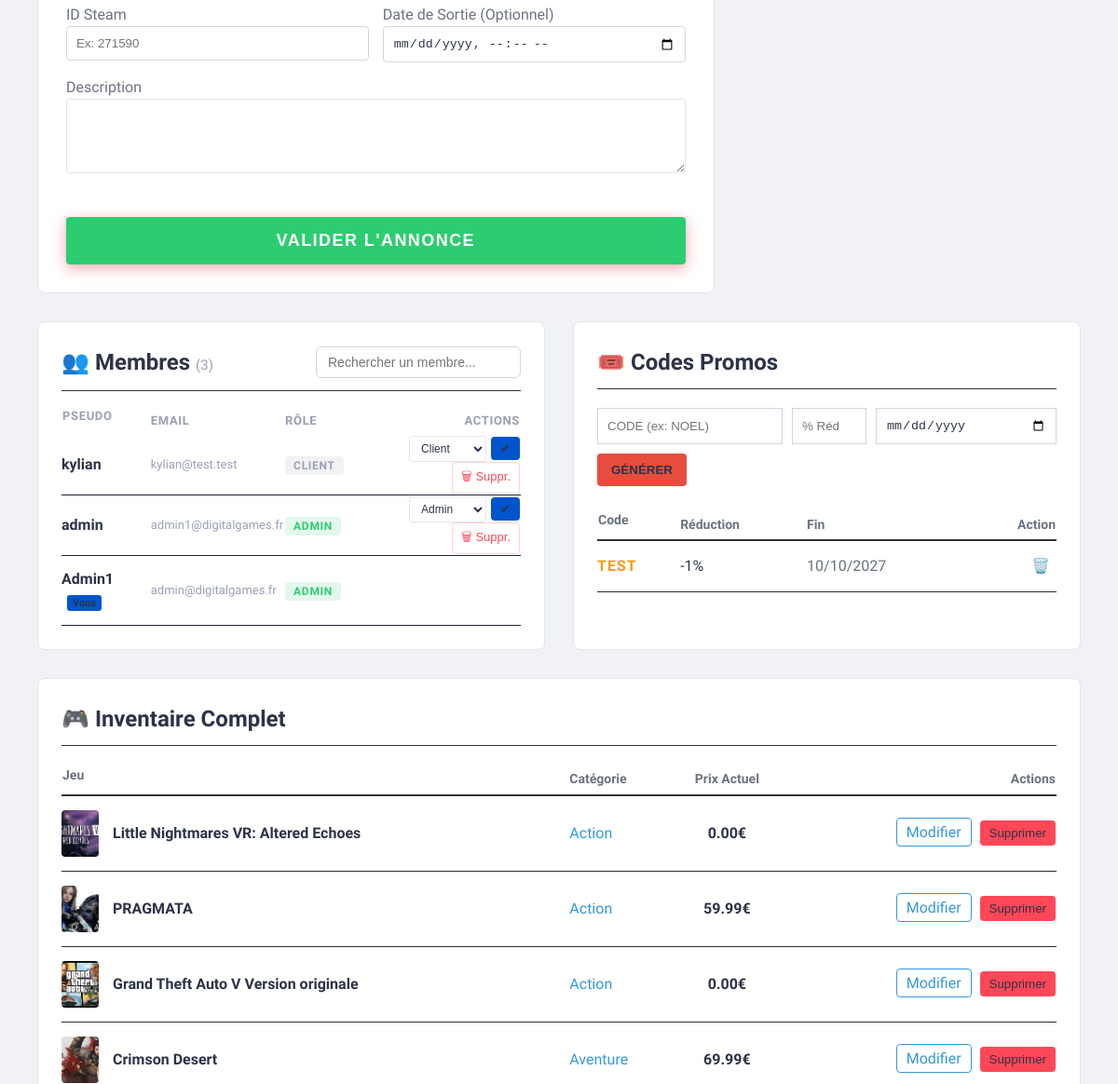
Page /admin.php (signed in, middle part) on the earlier database version.
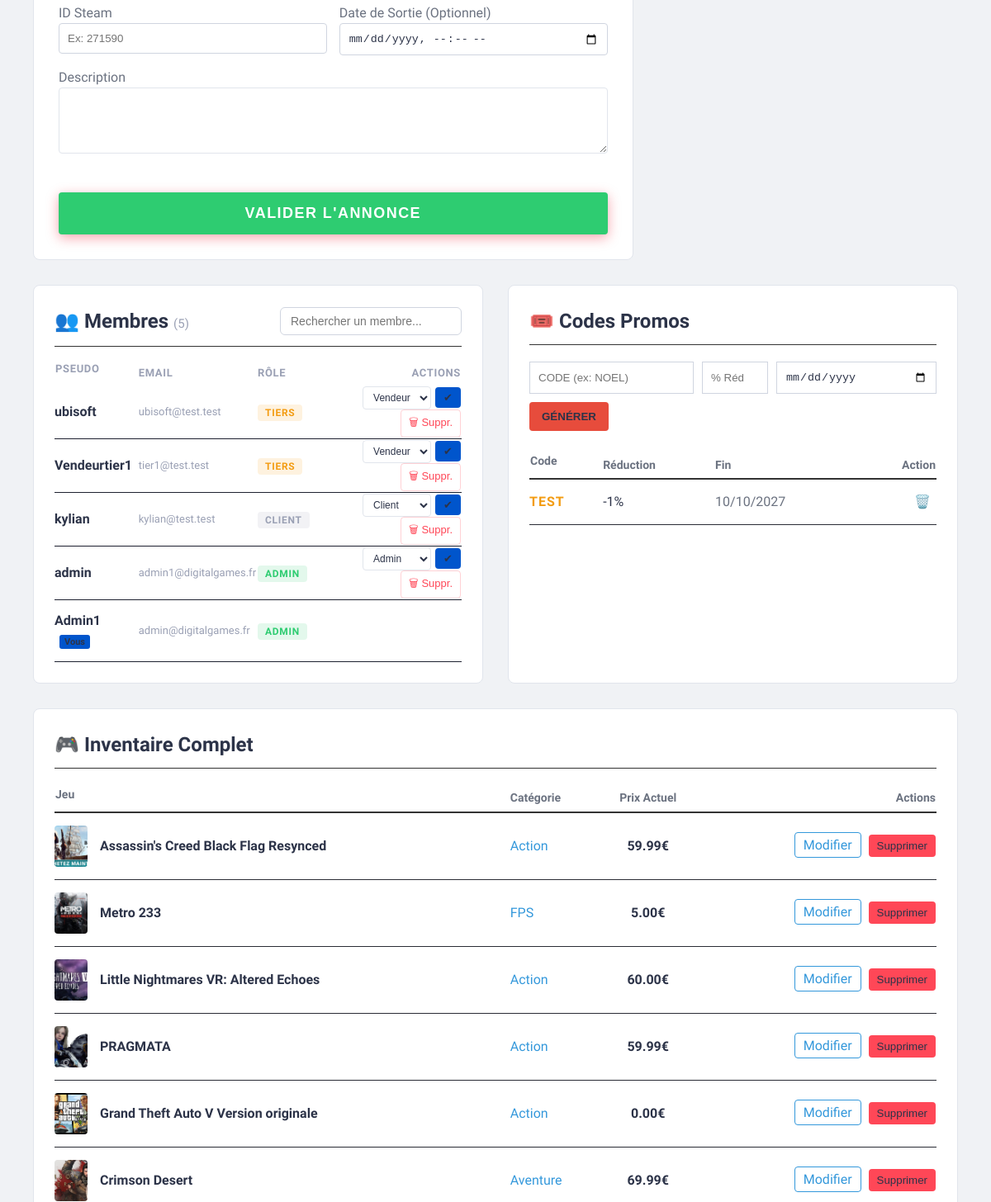
Same page on the later database version.
### tables this page shows
CREATE TABLE `utilisateur` (
  `id_user` int(11) NOT NULL,
  `pseudo` varchar(50) DEFAULT NULL,
  `email` varchar(100) DEFAULT NULL,
  `password` varchar(255) DEFAULT NULL,
  `role` varchar(20) DEFAULT 'client'
);

CREATE TABLE `code_promo` (
  `id_promo` int(11) NOT NULL,
  `code` varchar(50) NOT NULL,
  `reduction_pourcentage` int(11) NOT NULL,
  `est_actif` tinyint(1) DEFAULT 1,
  `date_expiration` date DEFAULT NULL,
  `max_utilisations` int(11) DEFAULT 100,
  `nb_utilisations` int(11) DEFAULT 0
);

CREATE TABLE `jeu` (
  `id_jeu` int(11) NOT NULL,
  `titre` varchar(100) DEFAULT NULL,
  `description` text DEFAULT NULL,
  `prix` decimal(10,2) DEFAULT NULL,
  `image` varchar(255) DEFAULT NULL,
  `note` int(11) DEFAULT NULL,
  `id_cat` int(11) NOT NULL,
  `id_vendeur` int(11) DEFAULT NULL,
  `prix_solde` decimal(10,2) DEFAULT 0.00,
  `date_sortie` datetime DEFAULT NULL,
  `note_steam` int(11) DEFAULT NULL,
  `id_steam` int(11) DEFAULT NULL,
  `ventes` int(11) NOT NULL DEFAULT 0
);

CREATE TABLE `categorie` (
  `id_cat` int(11) NOT NULL,
  `nom_cat` varchar(50) DEFAULT NULL,
  `description` text DEFAULT NULL
);

### admin.php (the view, shortened to what the changed rows need)
<?php
require 'db.php';
$jeux = $pdo->query("SELECT j.*, c.nom_cat FROM jeu j JOIN categorie c ON j.id_cat = c.id_cat ORDER BY j.id_jeu DESC")->fetchAll();
$utilisateurs = $pdo->query("SELECT id_user, pseudo, email, role FROM utilisateur ORDER BY role DESC, pseudo ASC")->fetchAll();
$promos = $pdo->query("SELECT * FROM code_promo ORDER BY id_promo DESC")->fetchAll();
?>
<!DOCTYPE html>
<html lang="fr">
<head>
    <link rel="stylesheet" href="assets/css/style.css">
</head>
<body>
    <div class="container" style="padding: 40px; max-width: 1400px; margin: auto;">
        <div style="display: grid; grid-template-columns: 1fr 1fr; gap: 30px; margin-bottom: 30px;">
            <section style="background: #1a1c24; padding: 25px; border-radius: 8px; border: 1px solid #2a2c35;">
                <div style="display:flex; justify-content:space-between; align-items:center; border-bottom:1px solid #333; padding-bottom:12px; margin-bottom:16px;">
                    <h2 style="margin:0;">👥 Membres <span style="color:#9aa0b4; font-size:15px; font-weight:400;">(<?php echo count($utilisateurs); ?>)</span></h2>
                </div>
                <table style="width: 100%; border-collapse: collapse;" id="user-table">
                    <thead>
                        <tr style="color:#9aa0b4; text-align:left; font-size:13px; text-transform:uppercase; letter-spacing:.05em;">
                            <th style="padding-bottom:10px; font-weight:600;">Pseudo</th>
                            <th style="font-weight:600;">Email</th>
                            <th style="font-weight:600;">Rôle</th>
                            <th style="text-align:right; font-weight:600;">Actions</th>
                        </tr>
                    </thead>
                    <tbody>
                    <?php foreach($utilisateurs as $u):
                        $couleur_role = $u['role'] === 'admin' ? '#2ecc71' : ($u['role'] === 'tiers' ? '#f39c12' : '#9aa0b4');
                    ?>
                    <tr class="user-row" data-search="<?php echo strtolower(htmlspecialchars($u['pseudo'] . ' ' . ($u['email'] ?? '') . ' ' . $u['role'])); ?>"
                        style="border-bottom:1px solid #1e2130;">
                        <td style="padding:13px 0; font-weight:600;">
                            <?php echo htmlspecialchars($u['pseudo']); ?>
                            <?php if($u['id_user'] == $_SESSION['user_id']): ?>
                                <span style="font-size:11px; background:#0055cc; color:white; padding:2px 6px; border-radius:3px; margin-left:6px;">Vous</span>
                            <?php endif; ?>
                        </td>
                        <td style="color:#9aa0b4; font-size:13px;"><?php echo htmlspecialchars($u['email'] ?? '—'); ?></td>
                        <td>
                            <span style="background:<?php echo $couleur_role; ?>22; color:<?php echo $couleur_role; ?>;
                                         padding:3px 9px; border-radius:4px; font-size:12px; font-weight:700; letter-spacing:.06em;">
                                <?php echo strtoupper($u['role']); ?>
                            </span>
                        </td>
                        <td style="text-align:right;">
                            <?php if($u['id_user'] != $_SESSION['user_id']): ?>
                                <form action="admin.php" method="POST" style="display:inline-flex; gap:5px; align-items:center;">
                                    <select name="role" style="padding:5px 8px; font-size:12px; background:#0f1014; color:white; border:1px solid #333; border-radius:4px;">
                                        <option value="client" <?php if($u['role']=='client') echo 'selected'; ?>>Client</option>
                                        <option value="tiers"  <?php if($u['role']=='tiers')  echo 'selected'; ?>>Vendeur</option>
                                        <option value="admin"  <?php if($u['role']=='admin')  echo 'selected'; ?>>Admin</option>
                                    </select>
                                    <button type="submit" style="background:#0055cc; color:white; border:none; padding:5px 10px; cursor:pointer; border-radius:4px; font-size:13px;">✔</button>
                                </form>
                                <form action="admin.php" method="POST" style="display:inline; margin-left:6px;">
                                    <button type="submit" onclick="return confirm('Supprimer ce compte ?')"
                                            style="background:none; border:1px solid #ff475740; color:#ff4757; cursor:pointer;
                                                   font-size:13px; padding:5px 9px; border-radius:4px; transition:.15s;"
                                            onmouseover="this.style.background='#ff475720'"
                                            onmouseout="this.style.background='none'">🗑 Suppr.</button>
                                </form>
                            <?php endif; ?>
                        </td>
                    </tr>
                    <?php endforeach; ?>
                    </tbody>
                </table>
            </section>
            <section style="background: #1a1c24; padding: 25px; border-radius: 8px; border: 1px solid #2a2c35;">
                <h2 style="margin-top: 0; border-bottom: 1px solid #333; padding-bottom: 10px;">🎟️ Codes Promos</h2>
                <table style="width: 100%; border-collapse: collapse;">
                    <tr style="border-bottom: 2px solid #333; color:#b3b3b3; text-align:left; font-size:14px;">
                        <th style="padding-bottom:10px;">Code</th><th>Réduction</th><th>Fin</th><th style="text-align:right;">Action</th>
                    </tr>
                    <?php foreach($promos as $pr): ?>
                    <tr style="border-bottom: 1px solid #2a2c35;">
                        <td style="padding:15px 0; font-weight:bold; color:#f39c12; letter-spacing:1px;"><?php echo htmlspecialchars($pr['code']); ?></td>
                        <td>-<?php echo $pr['reduction_pourcentage']; ?>%</td>
                        <td style="color: <?php echo ($pr['date_expiration'] && strtotime($pr['date_expiration']) < time()) ? '#ff4757' : '#b3b3b3'; ?>">
                            <?php echo $pr['date_expiration'] ? date('d/m/Y', strtotime($pr['date_expiration'])) : '∞'; ?>
                        </td>
                        <td style="text-align: right;">
                            <form action="admin.php" method="POST" style="display:inline;">
                                <button type="submit" style="background:none; border:none; color:#ff4757; cursor:pointer; font-size:16px;" onclick="return confirm('Supprimer ce code promo ?')">🗑️</button>
                            </form>
                        </td>
                    </tr>
                    <?php endforeach; ?>
                </table>
            </section>
        </div>
        <section style="background: #1a1c24; padding: 25px; border-radius: 8px; border: 1px solid #2a2c35;">
            <h2 style="margin-top: 0; border-bottom: 1px solid #333; padding-bottom: 10px;">🎮 Inventaire Complet</h2>
            <table style="width: 100%; border-collapse: collapse; margin-top: 15px;">
                <tr style="border-bottom: 2px solid #333; color:#b3b3b3; text-align:left; font-size:14px;">
                    <th style="padding-bottom:10px;">Jeu</th><th>Catégorie</th><th style="text-align:center;">Prix Actuel</th><th style="text-align:right;">Actions</th>
                </tr>
                <?php foreach($jeux as $j): ?>
                <tr style="border-bottom: 1px solid #2a2c35;">
                    <td style="padding:15px 0; font-weight:bold; display: flex; align-items: center; gap: 15px;">
                        <img src="assets/img/<?php echo $j['image']; ?>" style="width: 40px; height: 50px; object-fit: cover; border-radius: 4px;">
                        <?php echo htmlspecialchars($j['titre']); ?>
                    </td>
                    <td style="color:#3498db;"><?php echo htmlspecialchars($j['nom_cat']); ?></td>
                    <td style="text-align:center;">
                        <?php if($j['prix_solde'] > 0): ?>
                            <span style="text-decoration:line-through; color:#ff4757; font-size:12px; margin-right:5px;"><?php echo $j['prix']; ?>€</span>
                            <span style="color:#2ecc71; font-weight:bold; font-size:18px;"><?php echo $j['prix_solde']; ?>€</span>
                        <?php else: ?>
                            <span style="font-weight:bold; font-size:16px;"><?php echo $j['prix']; ?>€</span>
                        <?php endif; ?>
                    </td>
                    <td style="text-align:right;">
                        <a href="admin.php?edit=<?php echo $j['id_jeu']; ?>" style="color: #3498db; text-decoration: none; border:1px solid #3498db; padding:5px 10px; border-radius:4px; margin-right:5px;">Modifier</a>
                        <form action="admin.php" method="POST" style="display:inline;">
                            <button type="submit" onclick="return confirm('Supprimer définitivement ce jeu ?')" style="background:#ff4757; border:none; color:white; padding:6px 10px; border-radius:4px; cursor:pointer;">Supprimer</button>
                        </form>
                    </td>
                </tr>
                <?php endforeach; ?>
            </table>
        </section>
    </div>
</body>
</html>

Differences in the rows shown:
added utilisateur: pseudo "ubisoft", email "ubisoft@test.test", role "TIERS", role "Vendeur"
added utilisateur: pseudo "Vendeurtier1", email "tier1@test.test", role "TIERS", role "Vendeur"
added jeu: image (picture), titre "Assassin's Creed Black Flag Resynced", id_cat.nom_cat "Action", prix "59.99"
added jeu: image (picture), titre "Metro 233", id_cat.nom_cat "FPS", prix "5.00"
changed jeu "Little Nightmares VR: Altered Echoes": prix "0.00" → "60.00"
Other differences:
count($utilisateurs): "3" → "5"
